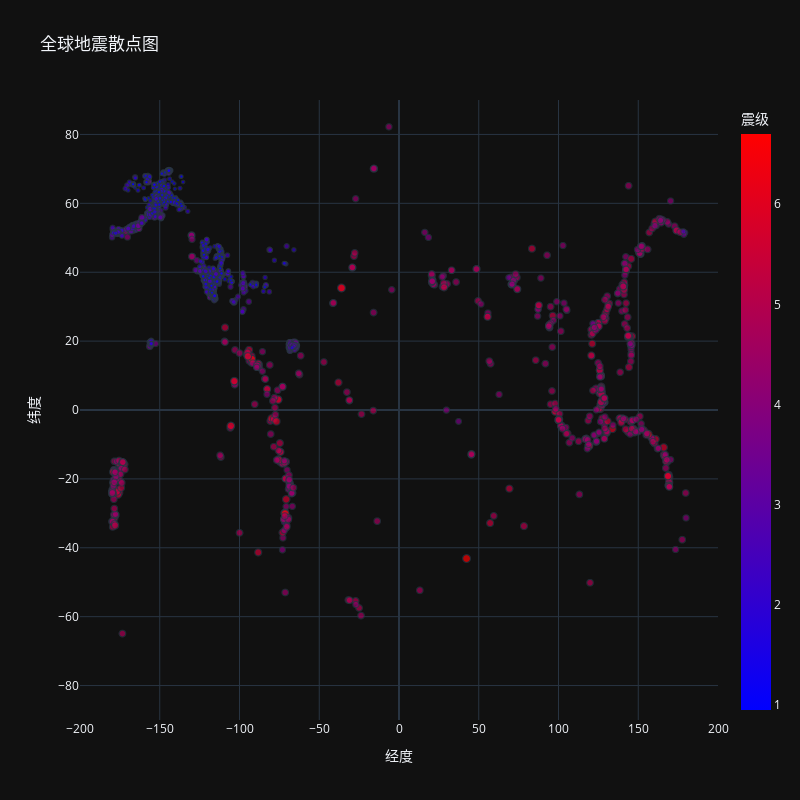

Notebook source saved alongside this figure:
### Code cell
# 地震数据可视化
from pathlib import Path
import json
import plotly.express as px
import plotly.io as pio
import pandas as pd

path = Path('/Users/hedefu/Developer/CodeRepo/AIResearch/misc/eq_data_30_day_m1.json')
contents = path.read_text()
all_eq_data = json.loads(contents)

# 执行json数据格式化
# path = Path('/Users/hedefu/Developer/CodeRepo/AIResearch/misc/readable_eq_data.geojson')
# readable_contents = json.dumps(all_eq_data, indent=4)
# path.write_text(readable_contents)

all_eq_dicts = all_eq_data.get('features') #['features']

mags = []
for eq_dict in all_eq_dicts:
    mag = eq_dict['properties']['mag']
    mags.append(mag)
# print(mags[:10]) 打印列表前10个元素

# 提取经纬信息
mags, titles, lons, lats = [],[],[],[]
for eq_dict in all_eq_dicts:
    mag = eq_dict['properties']['mag']
    mags.append(mag)
    title = eq_dict['properties']['title']
    titles.append(title)
    longitude = eq_dict['geometry']['coordinates'][0]
    latitude = eq_dict['geometry']['coordinates'][1]
    lons.append(longitude)
    lats.append(latitude)
# 第一次使用pandas
data = pd.DataFrame(
    data=zip(lons,lats,titles,mags),columns=['经度','纬度','位置','震级']
)
pio.templates.default = "plotly_dark"
# fig=px.scatter(x=lons,y=lats,labels={'x':'经度','y':'纬度'},
#                range_x=[-200,200],range_y=[-90,90],
#                width=800,height=800,title='全球地震散点图')

# 现在使用 pandas为plotly提供数据,
fig=px.scatter(data, x='经度', y='纬度',
               range_x=[-200,200],range_y=[-90,90],
               width=800,height=800,title='全球地震散点图',
               # 指定每个点的大小，自动从DataFrame中定位数据列
               size='震级',size_max=8,
               # 用颜色标记地震的严重程度
               color='震级',color_continuous_scale=px.colors.named_colorscales()[3],
               # 鼠标触发展示所有信息，第一个 title选择这里的 位置 列
               hover_name='位置')
fig.show()

### Figure 1 — Plotly figure (JSON) as saved in the notebook; plotly's stock layout.template omitted (floating-point values rounded to 4 significant figures; data arrays with more than 128 entries replaced by an {"elided": "..."} marker saying what was removed)
{"data": [{"hovertemplate": "<b>%{hovertext}</b><br><br>经度=%{x}<br>纬度=%{y}<br>震级=%{marker.color}<extra></extra>", "hovertext": {"elided": "6274 str values"}, "legendgroup": "", "marker": {"color": {"elided": "6274 float values"}, "coloraxis": "coloraxis", "size": {"elided": "6274 float values"}, "sizemode": "area", "sizeref": 0.1047, "symbol": "circle"}, "mode": "markers", "name": "", "showlegend": false, "type": "scattergl", "x": {"elided": "6274 float values"}, "xaxis": "x", "y": {"elided": "6274 float values"}, "yaxis": "y"}], "layout": {"coloraxis": {"colorbar": {"title": {"text": "震级"}}, "colorscale": [[0, "rgb(0,0,255)"], [1, "rgb(255,0,0)"]]}, "height": 800, "legend": {"itemsizing": "constant", "tracegroupgap": 0}, "title": {"text": "全球地震散点图"}, "width": 800, "xaxis": {"anchor": "y", "domain": [0, 1], "range": [-200, 200], "title": {"text": "经度"}}, "yaxis": {"anchor": "x", "domain": [0, 1], "range": [-90, 90], "title": {"text": "纬度"}}}}
